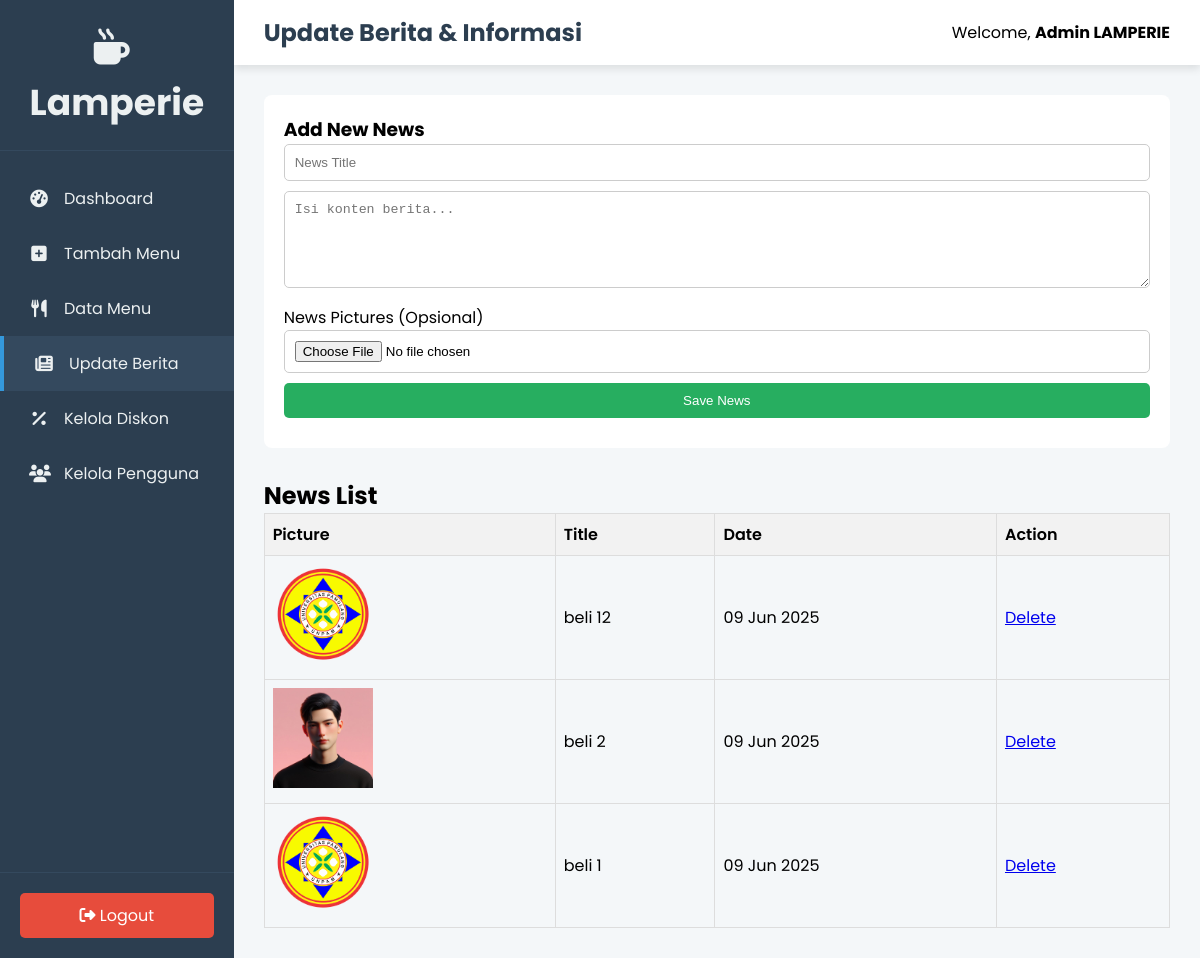
The page /admin/kelola_berita.php (signed in) on the database its author committed.
### tables this page shows
CREATE TABLE `berita` (
  `id` int(11) NOT NULL,
  `judul` varchar(255) NOT NULL,
  `konten` text NOT NULL,
  `gambar` varchar(255) DEFAULT NULL,
  `tanggal_post` timestamp NOT NULL DEFAULT current_timestamp()
);

### admin/kelola_berita.php (the view, shortened to what this page needs)
<?php
include '../koneksi.php';
$semua_berita = $conn->query("SELECT * FROM berita ORDER BY tanggal_post DESC");
$adminName = htmlspecialchars($_SESSION['user']['name']);
?>
<!DOCTYPE html>
<html lang="id">
<head>
    <link rel="stylesheet" href="assets/css/kelola_berita.css">
    <link rel="stylesheet" href="assets/css/admin.css">
    <link rel="stylesheet" href="https://cdnjs.cloudflare.com/ajax/libs/font-awesome/6.4.0/css/all.min.css" />
</head>
<body>
    <aside class="sidebar">
        <div class="sidebar-header"><h2><i class="fas fa-mug-hot"></i> <span>Lamperie</span></h2></div>
        <ul class="sidebar-menu">
            <li><a href="admin_dashboard.php"><i class="fas fa-tachometer-alt icon"></i> <span class="menu-text">Dashboard</span></a></li>
            <li><a href="form_menu.php"><i class="fas fa-plus-square icon"></i> <span class="menu-text">Tambah Menu</span></a></li>
            <li><a href="data_menu.php"><i class="fas fa-utensils icon"></i> <span class="menu-text">Data Menu</span></a></li>
            <li><a href="kelola_berita.php" class="active"><i class="fas fa-newspaper icon"></i> <span class="menu-text">Update Berita</span></a></li>
            <li><a href="kelola_diskon.php"><i class="fas fa-percent icon"></i> <span class="menu-text">Kelola Diskon</span></a></li>
            <li><a href="kelola_pengguna.php"><i class="fas fa-users icon"></i> <span class="menu-text">Kelola Pengguna</span></a></li>
        </ul>
        <div class="sidebar-footer"><a href="../logout.php"><i class="fas fa-sign-out-alt"></i> Logout</a></div>
    </aside>
    <main class="main-content">
        <header class="header">
            <h1>Update Berita & Informasi</h1>
            <div class="admin-info">Welcome, <strong><?= $adminName ?></strong></div>
        </header>
        <section class="content-area">
            <div class="form-berita">
                <h3>Add New News</h3>
                <form action="kelola_berita.php" method="POST" enctype="multipart/form-data">
                    <input type="text" name="judul" placeholder="News Title" required>
                    <textarea name="konten" rows="5" placeholder="Isi konten berita..." required></textarea>
                    <label>News Pictures (Opsional)</label>
                    <input type="file" name="gambar" accept="image/*">
                    <button type="submit">Save News</button>
                </form>
            </div>
            <h2>News List</h2>
            <div class="table-wrapper">
                <table class="tabel-berita">
                    <thead><tr><th>Picture</th><th>Title</th><th>Date</th><th>Action</th></tr></thead>
                    <tbody>
                        <?php if ($semua_berita && $semua_berita->num_rows > 0): ?>
                            <?php while($berita = $semua_berita->fetch_assoc()): ?>
                                <tr>
                                    <td>
                                        <img src="../images/berita/<?= htmlspecialchars($berita['gambar'] ?? 'placeholder.png') ?>" alt="Gambar Berita">
                                    </td>
                                    <td><?= htmlspecialchars($berita['judul']) ?></td>
                                    <td><?= date('d M Y', strtotime($berita['tanggal_post'])) ?></td>
                                    <td>
                                        <a href="kelola_berita.php?hapus=<?= $berita['id'] ?>" onclick="return confirm('Anda yakin ingin menghapus berita ini?')">Delete</a>
                                    </td>
                                </tr>
                            <?php endwhile; ?>
                        <?php else: ?>
                            <tr><td colspan="4" style="text-align:center;">Belum ada berita.</td></tr>
                        <?php endif; ?>
                    </tbody>
                </table>
            </div>
        </section>
    </main>
</body>
</html>

### admin/assets/css/kelola_berita.css (style rules this page uses)
.form-berita { background: #fff; padding: 20px; border-radius: 8px; margin-bottom: 30px; }
.form-berita input, .form-berita textarea, .form-berita button { width: 100%; padding: 10px; margin-bottom: 10px; border-radius: 5px; border: 1px solid #ccc; }
.form-berita button { background: #27ae60; color: white; border: none; cursor: pointer; }
.tabel-berita { width: 100%; border-collapse: collapse; }
.tabel-berita th, .tabel-berita td { border: 1px solid #ddd; padding: 8px; text-align: left; }
.tabel-berita img { max-width: 100px; }

### admin/assets/css/admin.css (style rules this page uses)
:root { --primary-color: #2c3e50; --secondary-color: #34495e; --accent-color: #3498db; --light-color: #ecf0f1; --bg-color: #f4f7f9; --white-color: #ffffff; --shadow: 0 4px 8px rgba(0,0,0,0.1); }
* { margin: 0; padding: 0; box-sizing: border-box; }
body { font-family: 'Poppins', sans-serif; background-color: var(--bg-color); display: flex; min-height: 100vh; }
.sidebar { width: 260px; background-color: var(--primary-color); color: var(--light-color); display: flex; flex-direction: column; transition: width 0.3s ease; }
.sidebar-header { padding: 20px; text-align: center; font-size: 1.5rem; font-weight: 600; border-bottom: 1px solid var(--secondary-color); }
.sidebar-header .fa-mug-hot { margin-right: 10px; }
.sidebar-menu { list-style: none; flex-grow: 1; padding-top: 20px; }
.sidebar-menu li a { display: flex; align-items: center; padding: 15px 25px; color: var(--light-color); text-decoration: none; font-size: 1rem; transition: background 0.3s, padding-left 0.3s; border-left: 4px solid transparent; }
.sidebar-menu li a .icon { margin-right: 15px; width: 20px; text-align: center; font-size: 1.1rem; }
.sidebar-menu li a.active, .sidebar-menu li a:hover { background: var(--secondary-color); border-left-color: var(--accent-color); padding-left: 30px; }
.sidebar-footer { padding: 20px; border-top: 1px solid var(--secondary-color); }
.sidebar-footer a { background-color: #e74c3c; color: var(--white-color); text-align: center; padding: 10px; border-radius: 5px; text-decoration: none; display: block; transition: background-color 0.3s; }
.main-content { flex-grow: 1; display: flex; flex-direction: column; overflow-x: hidden; }
.header { background: var(--white-color); padding: 15px 30px; display: flex; justify-content: space-between; align-items: center; box-shadow: var(--shadow); z-index: 10; }
.header h1 { font-size: 1.5rem; color: var(--primary-color); }
.header .admin-info { font-size: 1rem; }
.content-area { padding: 30px; flex-grow: 1; }
.table-wrapper { overflow-x: auto; }
table { width: 100%; border-collapse: collapse; }
th, td { color: black; padding: 15px; text-align: left; border-bottom: 1px solid #ddd; }
th { background-color: #f2f2f2; font-weight: 600; }

### rows shown on the page
berita: gambar (picture), judul "beli 12", tanggal_post "09 Jun 2025"
berita: gambar (picture), judul "beli 2", tanggal_post "09 Jun 2025"
berita: gambar (picture), judul "beli 1", tanggal_post "09 Jun 2025"

### other values the page prints
$adminName "Admin LAMPERIE"
